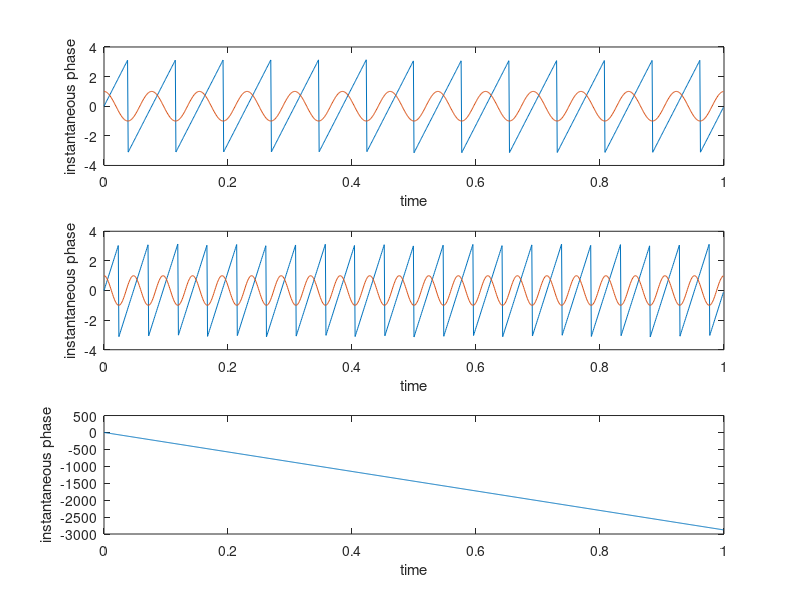

Source code (MATLAB):
f1 = 13;
f2 = 21;
Fs = 1000;
dt = 1/Fs;
t = 0:dt:1-dt;

x = cos(2*pi*f1*t);
y = cos(2*pi*f2*t);

h1 = hilbert(x);
h2 = hilbert(y);

angle1 = angle(h1);
angle2 = angle(h2);

angle_diff = unwrap(angle1)-unwrap(angle2);

figure;
subplot(311);
plot(t,angle1,t,x);
ylabel('instantaneous phase');
xlabel('time');
subplot(312);
plot(t,angle2,t,y);
ylabel('instantaneous phase');
xlabel('time');
subplot(313);
plot(t,(angle_diff*180/pi));
ylabel('instantaneous phase');
xlabel('time');